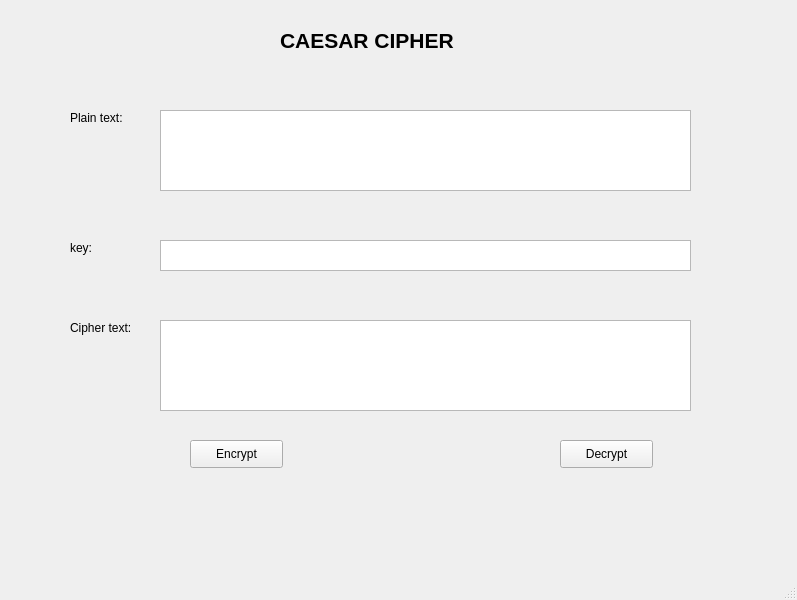
<?xml version="1.0" encoding="UTF-8"?>
<ui version="4.0">
 <class>MainWindow</class>
 <widget class="QMainWindow" name="MainWindow">
  <property name="geometry">
   <rect>
    <x>0</x>
    <y>0</y>
    <width>797</width>
    <height>600</height>
   </rect>
  </property>
  <property name="windowTitle">
   <string>MainWindow</string>
  </property>
  <widget class="QWidget" name="centralwidget">
   <widget class="QLabel" name="label">
    <property name="geometry">
     <rect>
      <x>280</x>
      <y>30</y>
      <width>241</width>
      <height>20</height>
     </rect>
    </property>
    <property name="font">
     <font>
      <pointsize>16</pointsize>
      <weight>75</weight>
      <bold>true</bold>
     </font>
    </property>
    <property name="text">
     <string>CAESAR CIPHER </string>
    </property>
    <property name="scaledContents">
     <bool>false</bool>
    </property>
    <property name="wordWrap">
     <bool>false</bool>
    </property>
   </widget>
   <widget class="QLabel" name="label_2">
    <property name="geometry">
     <rect>
      <x>70</x>
      <y>110</y>
      <width>61</width>
      <height>16</height>
     </rect>
    </property>
    <property name="text">
     <string>Plain text:</string>
    </property>
   </widget>
   <widget class="QTextEdit" name="textEdit">
    <property name="geometry">
     <rect>
      <x>160</x>
      <y>110</y>
      <width>531</width>
      <height>81</height>
     </rect>
    </property>
   </widget>
   <widget class="QLabel" name="label_3">
    <property name="geometry">
     <rect>
      <x>70</x>
      <y>240</y>
      <width>41</width>
      <height>16</height>
     </rect>
    </property>
    <property name="text">
     <string>key:</string>
    </property>
   </widget>
   <widget class="QTextEdit" name="textEdit_2">
    <property name="geometry">
     <rect>
      <x>160</x>
      <y>240</y>
      <width>531</width>
      <height>31</height>
     </rect>
    </property>
   </widget>
   <widget class="QLabel" name="label_4">
    <property name="geometry">
     <rect>
      <x>70</x>
      <y>320</y>
      <width>71</width>
      <height>16</height>
     </rect>
    </property>
    <property name="text">
     <string>Cipher text:</string>
    </property>
   </widget>
   <widget class="QTextEdit" name="textEdit_3">
    <property name="geometry">
     <rect>
      <x>160</x>
      <y>320</y>
      <width>531</width>
      <height>91</height>
     </rect>
    </property>
   </widget>
   <widget class="QPushButton" name="pushButton">
    <property name="geometry">
     <rect>
      <x>190</x>
      <y>440</y>
      <width>93</width>
      <height>28</height>
     </rect>
    </property>
    <property name="text">
     <string>Encrypt</string>
    </property>
   </widget>
   <widget class="QPushButton" name="pushButton_2">
    <property name="geometry">
     <rect>
      <x>560</x>
      <y>440</y>
      <width>93</width>
      <height>28</height>
     </rect>
    </property>
    <property name="text">
     <string>Decrypt</string>
    </property>
   </widget>
  </widget>
  <widget class="QMenuBar" name="menubar">
   <property name="geometry">
    <rect>
     <x>0</x>
     <y>0</y>
     <width>797</width>
     <height>26</height>
    </rect>
   </property>
  </widget>
  <widget class="QStatusBar" name="statusbar"/>
 </widget>
 <resources/>
 <connections/>
</ui>
